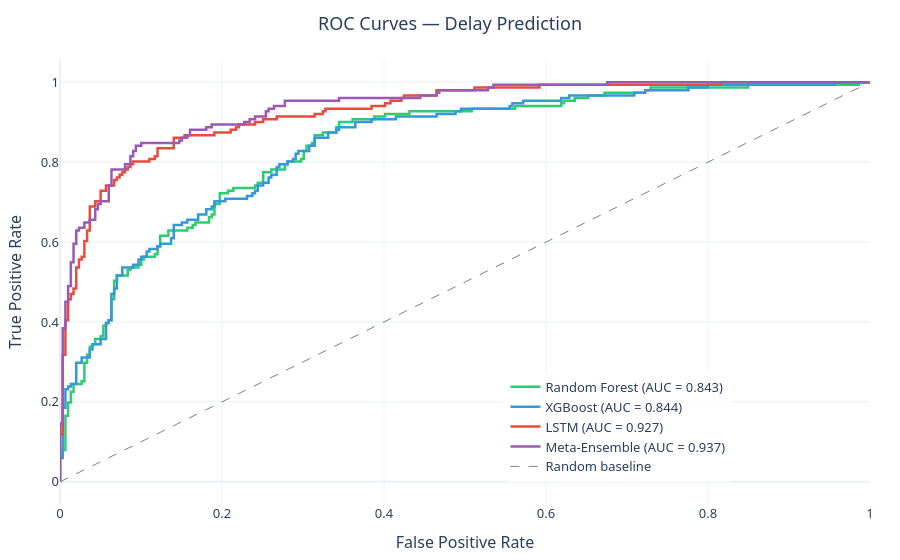

Here is the notebook cell this chart was saved with:
### Markdown cell above
### ROC Curves

### Code cell
fig = plot_roc_curves(roc_data, 'roc_curves_delay.png')
fig.show()
